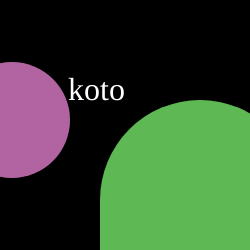
Frame 1 (no input)
Frame 60 (no input): identical to frame 1, image omitted
Frame 120 (the mouse pressed at the canvas centre since frame 60): identical to frame 1, image omitted

The p5.js sketch that drew this single still picture (run headless with seeded random() and noise() and a simulated clock; from frame 60 on, the mouse is pressed at the canvas centre):

// p5.js sketch
// ── sketch.js
function setup() {
  createCanvas(250,250);
}

function draw() {
  background(0);
  strokeWeight();
  fill(178, 100, 162);
  circle(12,120,116,120,116,10);
  fill(94, 185, 84);
  square(100,100,200,100,106,0);
  fill(255);
  textSize(32);
  textFont("serif");
  text("koto", 68, 100);
}
